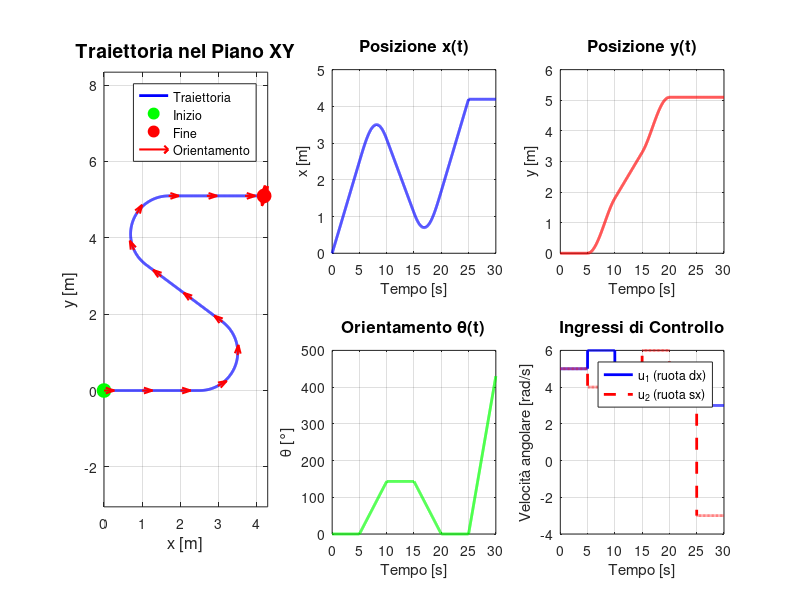

Write MATLAB code to recreate this figure. (Note: this script raises an error after producing the figure.)
%% ========================================================================
%  PROGETTO MPRAI - GRUPPO F2
%  Punto 1: Implementazione Modello Cinematico Uniciclo
%% ========================================================================

clear all; close all; clc;

%% PARAMETRI DEL SISTEMA
% Parametri geometrici (da Tabella 1)
r1 = 0.1;      % Raggio ruota destra [m]
r2 = 0.1;      % Raggio ruota sinistra [m]
l = 0.4;       % Lunghezza asse ruote [m]

%% CALCOLO DELLE FUNZIONI g1(z) e g2(z)
% Dal modello (8): dz/dt = g1(z)*u1*w1 + g2(z)*u2*w2
% 
% Dalla mappatura degli input (7):
% v1 = (1/2)*r1*w1*u1 + (1/2)*r2*w2*u2
% v2 = (1/l)*r1*w1*u1 - (1/l)*r2*w2*u2
%
% Dal modello cinematico (6):
% dx/dt = cos(theta)*v1
% dy/dt = sin(theta)*v1
% dtheta/dt = v2

% Funzioni vettoriali g1(z) e g2(z)
g1 = @(theta) [(1/2)*r1*cos(theta); 
               (1/2)*r1*sin(theta); 
               (1/l)*r1];

g2 = @(theta) [(1/2)*r2*cos(theta); 
               (1/2)*r2*sin(theta); 
               -(1/l)*r2];

%% DINAMICA DEL SISTEMA
% Stato: z = [x; y; theta]
% Ingressi: u = [u1; u2] (velocità angolari desiderate)
% Guasti: w = [w1; w2] (moltiplicatori velocità)

% Funzione dinamica del sistema
f_system = @(t, z, u, w) g1(z(3))*u(1)*w(1) + g2(z(3))*u(2)*w(2);

%% SIMULAZIONE CON INGRESSI COSTANTI A TRATTI

% Parametri di simulazione
T_total = 30;      % Tempo totale simulazione [s]
dt = 0.01;         % Passo di integrazione [s]
time = 0:dt:T_total;
N = length(time);

% Condizioni iniziali
z0 = [0; 0; 0];    % [x0; y0; theta0]

% Inizializzazione variabili
z = zeros(3, N);
z(:,1) = z0;
u = zeros(2, N);

% DEFINIZIONE INGRESSI COSTANTI A TRATTI
% Fase 1 (0-5s): Moto rettilineo
% Fase 2 (5-10s): Curva a destra
% Fase 3 (10-15s): Moto rettilineo
% Fase 4 (15-20s): Curva a sinistra
% Fase 5 (20-25s): Moto rettilineo
% Fase 6 (25-30s): Rotazione sul posto

for i = 1:N
    t = time(i);
    
    if t < 5
        % Fase 1: Avanti diritto (u1 = u2 = 5 rad/s)
        u(:,i) = [5; 5];
    elseif t < 10
        % Fase 2: Curva a destra (u1 > u2)
        u(:,i) = [6; 4];
    elseif t < 15
        % Fase 3: Avanti diritto
        u(:,i) = [5; 5];
    elseif t < 20
        % Fase 4: Curva a sinistra (u2 > u1)
        u(:,i) = [4; 6];
    elseif t < 25
        % Fase 5: Avanti diritto
        u(:,i) = [5; 5];
    else
        % Fase 6: Rotazione sul posto (u1 = -u2)
        u(:,i) = [3; -3];
    end
end

% Condizioni nominali (nessun guasto)
w1 = 1;
w2 = 1;
w = [w1; w2];

%% INTEGRAZIONE NUMERICA (Metodo di Eulero)
for i = 1:N-1
    % Calcolo derivata
    dz = f_system(time(i), z(:,i), u(:,i), w);
    
    % Integrazione
    z(:,i+1) = z(:,i) + dz * dt;
end

%% VISUALIZZAZIONE RISULTATI

% Figura 1: Traiettoria nel piano XY
figure('Name', 'Punto 1 - Test Modello Cinematico', 'Position', [100 100 1200 800]);

subplot(2,3,[1 4])
plot(z(1,:), z(2,:), 'b-', 'LineWidth', 2);
hold on;
plot(z(1,1), z(2,1), 'go', 'MarkerSize', 10, 'MarkerFaceColor', 'g');
plot(z(1,end), z(2,end), 'ro', 'MarkerSize', 10, 'MarkerFaceColor', 'r');

% Aggiungi frecce per mostrare l'orientamento ogni secondo
step = round(1/dt);
for i = 1:step*2:N
    theta_i = z(3,i);
    arrow_len = 0.3;
    quiver(z(1,i), z(2,i), arrow_len*cos(theta_i), arrow_len*sin(theta_i), ...
           'r', 'LineWidth', 1.5, 'MaxHeadSize', 0.5);
end

grid on;
xlabel('x [m]', 'FontSize', 12);
ylabel('y [m]', 'FontSize', 12);
title('Traiettoria nel Piano XY', 'FontSize', 14, 'FontWeight', 'bold');
legend('Traiettoria', 'Inizio', 'Fine', 'Orientamento', 'Location', 'best');
axis equal;

% Figura 2: Posizione x nel tempo
subplot(2,3,2)
plot(time, z(1,:), 'b-', 'LineWidth', 2);
grid on;
xlabel('Tempo [s]', 'FontSize', 11);
ylabel('x [m]', 'FontSize', 11);
title('Posizione x(t)', 'FontSize', 12, 'FontWeight', 'bold');

% Figura 3: Posizione y nel tempo
subplot(2,3,3)
plot(time, z(2,:), 'r-', 'LineWidth', 2);
grid on;
xlabel('Tempo [s]', 'FontSize', 11);
ylabel('y [m]', 'FontSize', 11);
title('Posizione y(t)', 'FontSize', 12, 'FontWeight', 'bold');

% Figura 4: Orientamento theta nel tempo
subplot(2,3,5)
plot(time, rad2deg(z(3,:)), 'g-', 'LineWidth', 2);
grid on;
xlabel('Tempo [s]', 'FontSize', 11);
ylabel('\theta [°]', 'FontSize', 11);
title('Orientamento \theta(t)', 'FontSize', 12, 'FontWeight', 'bold');

% Figura 5: Ingressi di controllo
subplot(2,3,6)
plot(time, u(1,:), 'b-', 'LineWidth', 2);
hold on;
plot(time, u(2,:), 'r--', 'LineWidth', 2);
grid on;
xlabel('Tempo [s]', 'FontSize', 11);
ylabel('Velocità angolare [rad/s]', 'FontSize', 11);
title('Ingressi di Controllo', 'FontSize', 12, 'FontWeight', 'bold');
legend('u_1 (ruota dx)', 'u_2 (ruota sx)', 'Location', 'best');

sgtitle('PUNTO 1: Test Modello Cinematico - Ingressi Costanti a Tratti', ...
        'FontSize', 16, 'FontWeight', 'bold');

%% STAMPA INFORMAZIONI
fprintf('\n========================================\n');
fprintf('  PUNTO 1: MODELLO CINEMATICO UNICICLO\n');
fprintf('========================================\n\n');

fprintf('PARAMETRI DEL SISTEMA:\n');
fprintf('  - Raggio ruota destra (r1): %.2f m\n', r1);
fprintf('  - Raggio ruota sinistra (r2): %.2f m\n', r2);
fprintf('  - Lunghezza asse (l): %.2f m\n', l);

fprintf('\nVARIABILI DI STATO:\n');
fprintf('  - z = [x; y; theta]\n');
fprintf('  - z(0) = [%.2f; %.2f; %.2f]\n', z0(1), z0(2), z0(3));
fprintf('  - z(T) = [%.2f; %.2f; %.2f rad = %.2f°]\n', ...
        z(1,end), z(2,end), z(3,end), rad2deg(z(3,end)));

fprintf('\nINGRESSI DI CONTROLLO:\n');
fprintf('  - u = [u1; u2] (velocità angolari desiderate)\n');
fprintf('  - Test con 6 fasi di ingressi costanti a tratti\n');

fprintf('\nCONDIZIONI DI FUNZIONAMENTO:\n');
fprintf('  - w1 = %.2f (nominale, nessun guasto ruota dx)\n', w1);
fprintf('  - w2 = %.2f (nominale, nessun guasto ruota sx)\n', w2);

fprintf('\nDISTANZA PERCORSA:\n');
fprintf('  - Distanza totale: %.2f m\n', sum(sqrt(diff(z(1,:)).^2 + diff(z(2,:)).^2)));

fprintf('\n========================================\n');
fprintf('Test completato con successo!\n');
fprintf('========================================\n\n');

%% SALVATAGGIO DATI
save('unicycle_test_data.mat', 'z', 'u', 'time', 'r1', 'r2', 'l', 'w');
fprintf('Dati salvati in: unicycle_test_data.mat\n\n');
